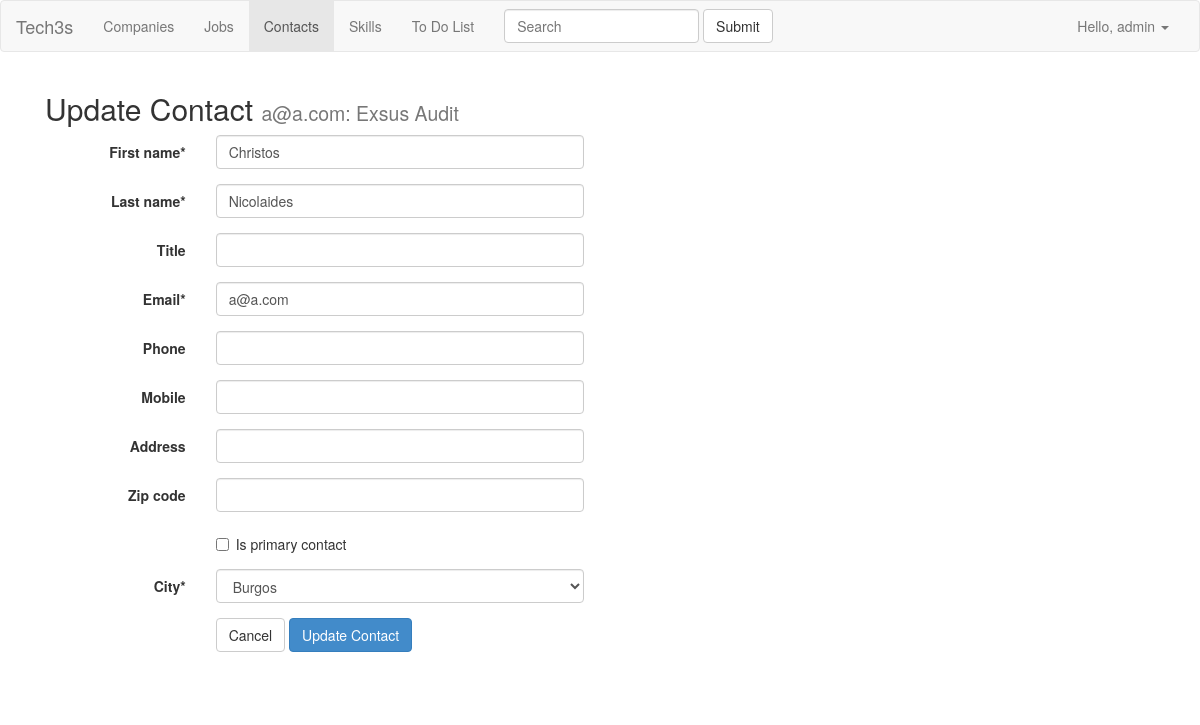
The page /contacts/exsus-audit/christos-nicolaides/update/ (signed in) on the database its author committed.
### crm/models.py (models this page shows, shortened)
class Contact(models.Model):
    first_name = models.CharField(max_length=100)
    last_name = models.CharField(max_length=100, db_index=True)
    title = models.CharField(max_length=100, blank=True)
    email = models.EmailField(max_length=250, db_index=True)
    phone = models.CharField(max_length=25, blank=True)
    mobile = models.CharField(max_length=25, blank=True)
    address = models.CharField(max_length=100, blank=True)
    zip_code = models.CharField(max_length=10, blank=True)
    slug = models.SlugField(max_length=250, unique=True, blank=True)
    is_primary_contact = models.BooleanField(default=False)
    timestamp = models.DateTimeField(auto_now_add=True, db_index=True)
    company = models.ForeignKey(Company, related_name='contacts')
    city = models.ForeignKey(City, related_name='contacts')
    created_by = models.ForeignKey(
        settings.AUTH_USER_MODEL, related_name='contacts',
        db_index=True)
    class Meta:
        ordering = ('-is_primary_contact',)
    def get_absolute_url(self):
        return reverse(
            'crm_contact_detail',
            kwargs={
                'company_slug': self.company.slug,
                'contact_slug': self.slug,
            })
    def get_update_url(self):
        return reverse(
            'crm_contact_update',
            kwargs={
                'company_slug': self.company.slug,
                'contact_slug': self.slug,
            })
    def __str__(self):
        return '{}: {}'.format(self.email, self.company)

class Company(models.Model):
    STATUS_CHOICES = (
        ('contacted', 'Contacted'),
        ('accepted', 'Accepted'),
        ('declined', 'Declined'),
        ('n/a', 'N/A'),
    )
    name = models.CharField(max_length=100, db_index=True)
    legal_name = models.CharField(max_length=100, blank=True)
    cif = models.CharField(max_length=25, blank=True)
    website = models.URLField(blank=True)
    description = models.TextField(blank=True)
    address = models.CharField(max_length=100, blank=True)
    zip_code = models.CharField(max_length=10, blank=True)
    slug = models.SlugField(max_length=250, unique=True, blank=True)
    official_company = models.BooleanField(
        default=True,
        help_text='Official company in Nubelo, in case of duplicates',
        blank=True)
    fee = models.CharField(max_length=25, blank=True)
    nubelo_id = models.IntegerField(null=True, blank=True)
    nubelo_url = models.URLField(max_length=250, blank=True)
    status = models.CharField(max_length=15, choices=STATUS_CHOICES)
    updated = models.DateTimeField(auto_now=True)
    timestamp = models.DateTimeField(auto_now_add=True, db_index=True)
    city = models.ForeignKey(City, related_name='companies')
    industry = models.ForeignKey(Industry, related_name='companies')
    skills = models.ManyToManyField(Skill, related_name='companies')
    created_by = models.ForeignKey(
        settings.AUTH_USER_MODEL, related_name='created_companies',
        db_index=True)
    owner = models.ForeignKey(
        settings.AUTH_USER_MODEL, related_name='owned_companies')
    assigned_to = models.ForeignKey(
        settings.AUTH_USER_MODEL, related_name='assigned_companies')
    class Meta:
        ordering = ('-timestamp',)
        verbose_name_plural = "companies"
    def __str__(self):
        return self.name

### crm/views.py (the view)
@class_login_required
class ContactUpdate(CreatedByFormValidMixin, InjectCompanyContextMixin,
                    ContactGetObjectMixin, UpdateView):
    form_class = ContactForm
    model = Contact
    template_name = 'crm/contact_form_update.html'
    slug_url_kwarg = 'contact_slug'

### crm/forms.py
class ContactForm(
    CreatedByMixin, CrispyMixin, SlugCleanMixin, forms.ModelForm):
    class Meta:
        model = Contact
        exclude = ('created_by', 'slug')
        widgets = {'company': HiddenInput()}

### crm/models.py (called while the page is built)
    def __str__(self):
        return '{}'.format(self.name)

### crm/utils.py (called while the page is built)
    def get_context_data(self, **kwargs):
        if hasattr(self, 'company'):
            context = {self.company_context_object_name: self.company}
        else:
            company_slug = self.kwargs.get(self.company_slug_url_kwarg)
            company = get_object_or_404(Company, slug__iexact=company_slug)
            context = {
                self.company_context_object_name: company,
                self.company_context_object_assigned_to: company.assigned_to,
                self.company_context_object_fee: company.fee,
                self.company_context_object_city: company.city,
            }
        context.update(kwargs)
        return super().get_context_data(**context)

    def get_object(self, queryset=None):
        company_slug = self.kwargs.get(self.company_slug_url_kwarg)
        contact_slug = self.kwargs.get(self.slug_url_kwarg)
        return get_object_or_404(
            Contact,
            slug__iexact=contact_slug,
            company__slug__iexact=company_slug)

### crm/templates/crm/contact_form_update.html (shortened to what this page needs)
{% extends "crm/base_crm.html" %}
{% load crispy_forms_tags %}
{% block content %}
  <h2>Update Contact <small>{{ contact }}</small></h2>
  <div class="row">
    <div class="col-md-7">
      <form action="{{ contact.get_update_url }}" method="post" class="form-horizontal">
        {% crispy form %}
        <div class="form-group">
          <div class="col-sm-offset-3 col-sm-7">
            <a href="{{ contact.get_absolute_url }}" role="button" class="btn btn-default">Cancel</a>
            <input class="btn btn-primary" type="submit" value="Update Contact">
          </div>
        </div>
      </form>
    </div>
  </div>
{% endblock %}

### templates/base.html (shortened to what this page needs)
{% load staticfiles %}
<!DOCTYPE html>
<html lang="en">
<head>
  <link rel="stylesheet" type="text/css" href="{% static 'site/css/bootstrap.css' %}">
  <link rel="stylesheet" type="text/css" href="{% static 'site/css/style.css' %}">
</head>
<body>
    <header>
      <nav class="navbar navbar-default">
        <div class="container-fluid">
          <div class="navbar-header">
            <a class="navbar-brand" href="/">Tech3s</a>
          </div>
          {% if user.is_authenticated %}
          <div class="collapse navbar-collapse" id="bs-example-navbar-collapse-1">
            <ul class="nav navbar-nav">
              <li class="{% if '/companies/' in request.path %} active {% endif %}">
                <a href="{% url 'crm_company_list' %}">Companies <span class="sr-only">(current)</span></a>
              </li>
              <li class="{% if '/jobs/' in request.path %} active {% endif %}">
                <a href="{% url 'crm_job_list' %}">Jobs</a>
              </li>
              <li class="{% if '/contacts/' in request.path %} active {% endif %}">
                <a href="{% url 'crm_contact_list' %}">Contacts</a>
              </li>
              <li class="{% if '/skills/' in request.path %} active {% endif %}">
                <a href="{% url 'crm_skill_list' %}">Skills</a>
              </li>
              <li class="{% if '/to-do-list/' in request.path %} active {% endif %}">
                <a href="{% url 'crm_company_action_to_do_list' %}">To Do List</a>
              </li>
            </ul>
            <form class="navbar-form navbar-left" role="search">
              <div class="form-group">
                <input type="text" class="form-control" placeholder="Search">
              </div>
              <button type="submit" class="btn btn-default">Submit</button>
            </form>
            <ul class="nav navbar-nav navbar-right">
              <li class="dropdown">
                <a href="#" class="dropdown-toggle" data-toggle="dropdown" role="button" aria-haspopup="true" aria-expanded="false">Hello, {{ user.username }} <span class="caret"></span></a>
              </li>
            </ul>
          </div>
          {% endif %}
        </div>
      </nav>
    </header>
      <div class="container">
      <div class="container">
        <main>
        {% block content %}{% endblock %}
      </main>
      </div>
      <footer>
      </footer>
    </div>
</body>
</html>

### static/site/css/style.css (style rules this page uses)
footer { padding-top: 30px; }

### rows shown on the page
Contact: email+company "a@a.com: Exsus Audit", first_name "Christos", last_name "Nicolaides", email "a@a.com", city "Burgos"

### other values the page prints
{{ user.username }} "admin"
